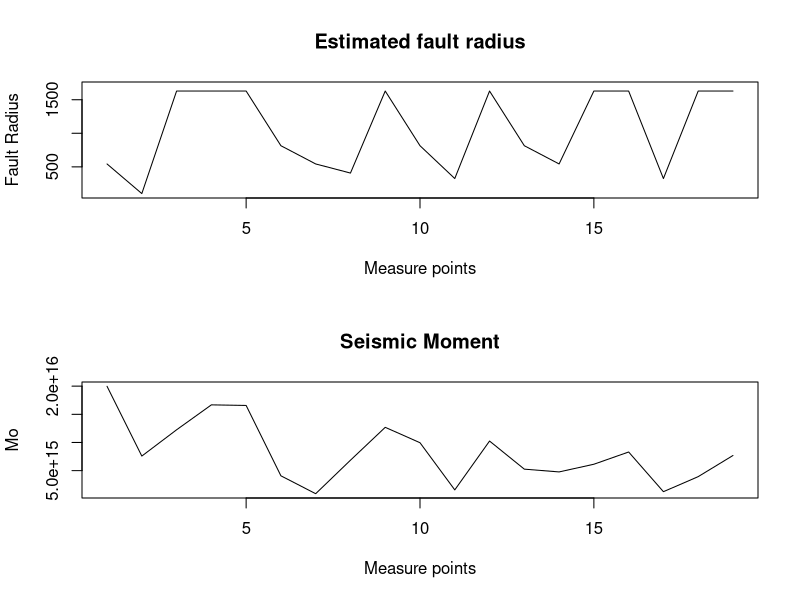
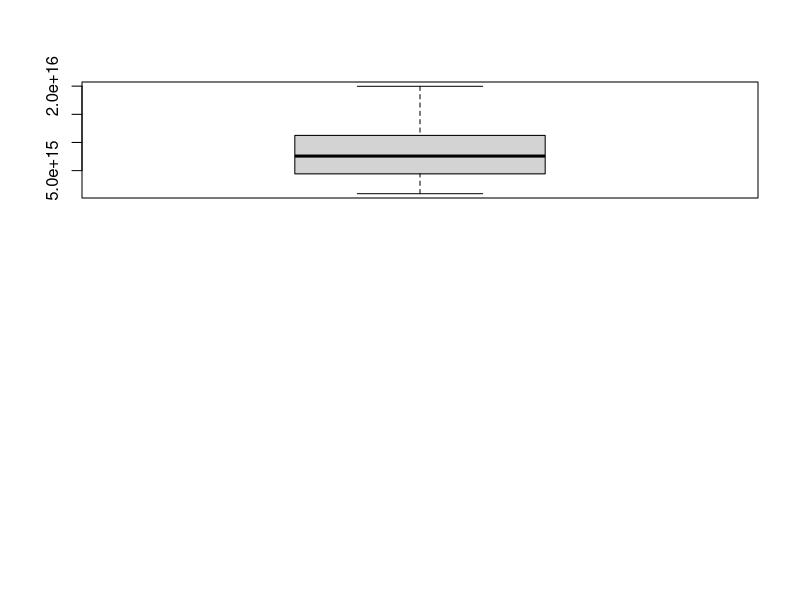

Source code (R) for these figures, in order:

# Height of a building --------------------------------------------------

radians <- function(d, m, s){
  rad <- pi*(d+m/60+s/3600)/180
  return(rad)
}

height <- tan(radians(1,21,0))*(2550)
uncertainty_height <- (tan(radians(0,1,0))/tan(radians(1,21,0))+25/2550)*height

paste("The height of the building is", height, "in meters with an uncertainty of", uncertainty_height, "in meters.")



# Duration of volcanic activity -------------------------------------------

duration <- 29.66-25.53
uncertainty_duration <- 0.1+0.2

paste("The likely duration of volcanic activity is", duration, "Ma", "+/-", uncertainty_duration, "Ma.")



# Earthquake size ---------------------------------------------------------

colnames <- c("X", "r", "Mo")

earthquakes <- read.table("ex3_eqscals.txt", header=F, sep="", col.names=colnames)

mean(earthquakes$r)
median(earthquakes$r)
sd(earthquakes$r)
mad(earthquakes$r)

mean(earthquakes$Mo)
median(earthquakes$Mo)
sd(earthquakes$Mo)
mad(earthquakes$Mo)



x11()

par(mfrow=c(2, 1))

measurements <- c(1:19)
plot(0,0, main="Estimated fault radius", xlab="Measure points", ylab="Fault Radius", xlim=c(1, 19), ylim=c(100, 1700))
lines(measurements, earthquakes$r)

plot(0,0, main="Seismic Moment", xlab="Measure points", ylab="Mo", xlim=c(1, 19), ylim=range(earthquakes$Mo))
lines(measurements, earthquakes$Mo)

boxplot(earthquakes$Mo)

z <- 0

for(n in 1:19){
  a <- (earthquakes[n, 3]-mean(earthquakes$Mo))^2
  z <- z+a
  print(z)
}

error_earthquake <- sqrt(z/19)

Mw <- log10(mean(earthquakes$Mo))/1.5-6.0

uncertainty_Mw <- log10(error_earthquake)/1.5-6.0

paste()